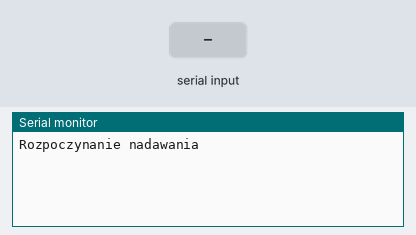
The sketch below on a simulated Arduino Uno, built with avr-gcc and run on an emulated ATmega328P. Parts: the last lines printed to the serial monitor. The inputs (shaded band) are chosen by the test bench. No radio packets arrive unless stated.

Above: at 1.2 s.
1.3 s: "1" received over Serial
At 1.8 s:
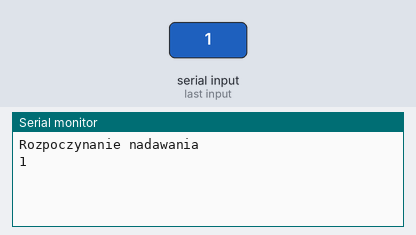
2.8 s: "0" received over Serial
At 4.0 s:
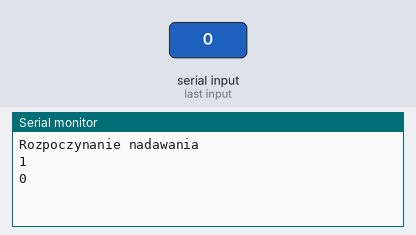
4.3 s: "2" received over Serial
At 5.2 s:
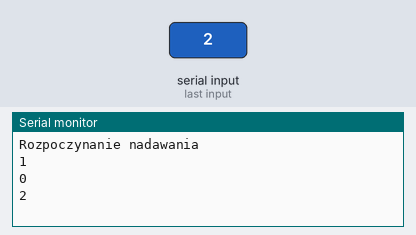

Measured:
- after the input at 1.3 s, the serial monitor: prints a new line at once (image 1)
- after the input at 2.8 s, the serial monitor: prints a new line at once (image 2)
- after the input at 4.3 s, the serial monitor: prints a new line at once (image 3)

The sketch:

nadajnikTest.ino
```cpp
#include <SPI.h>
#include <nRF24L01.h>
#include <RF24.h>
#include <string.h>
RF24 radio(7, 8);

int wiad = 0;
const byte rxAddr[6] = "00001";

void setup()
{
  Serial.begin(250000);
  radio.begin();
  radio.setRetries(15, 15);
  radio.openWritingPipe(rxAddr);
  radio.stopListening();
  Serial.println("Rozpoczynanie nadawania");
}

void loop()
{
  if(Serial.available())
  {
  char tab[32] = {0};
  int index = 0;
  while(Serial.available()&&index<32)
  {
    tab[index] = Serial.read();
    index++;
  }

  Serial.println(tab);
    radio.write(&tab, sizeof(tab));
  }

//    String a = "LOSOWA WIADOMOSC xDDD ";
//    a = a +wiad;
//    char tab[32] = {0};
//    for(int i = 0; i < a.length(); i++)
//    {
//      tab[i] = a[i];
//    }
//
//    radio.write(&tab, sizeof(tab));
//     Serial.println(tab);
//
//    wiad++;
  //radio.write(&in, sizeof(in));
  // const char text[] = "Hello World";
 // radio.write(&text, sizeof(text));

//  delay(1000);
 // delay(1000);
}
```
